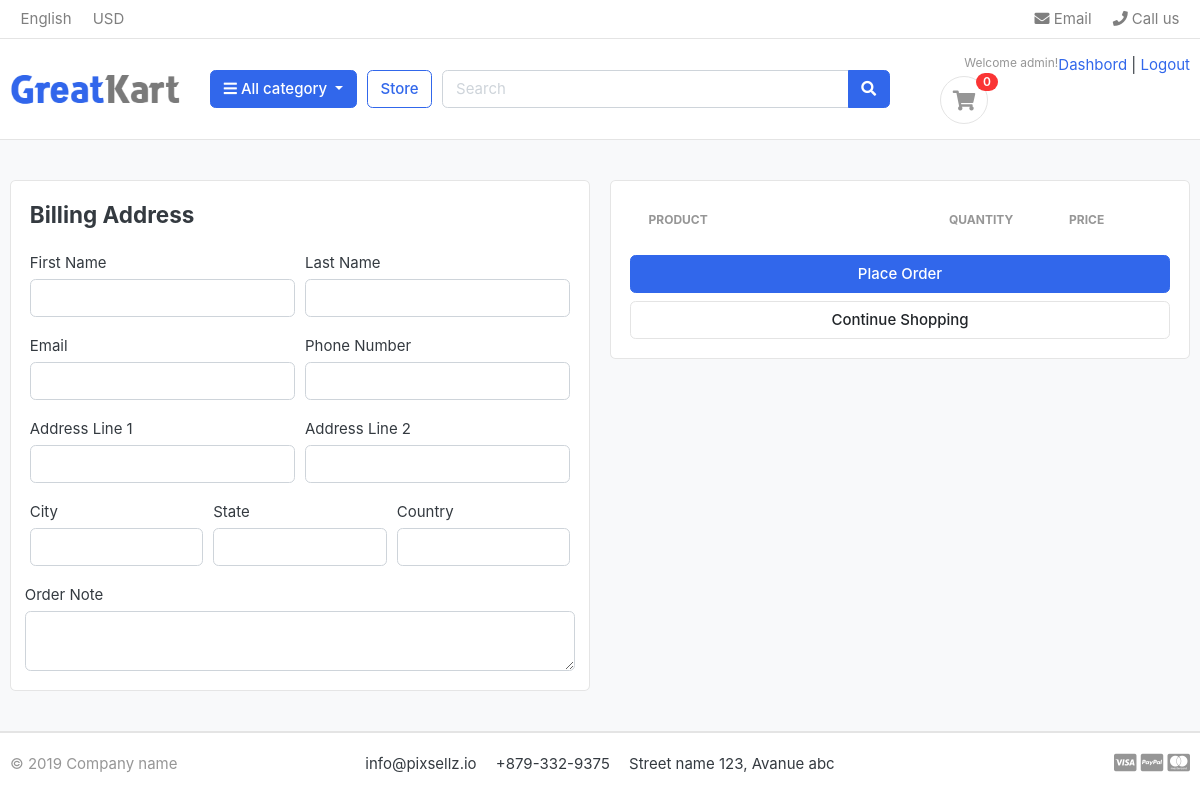
The page /cart/checkout/ (signed in) on the database as committed earlier.
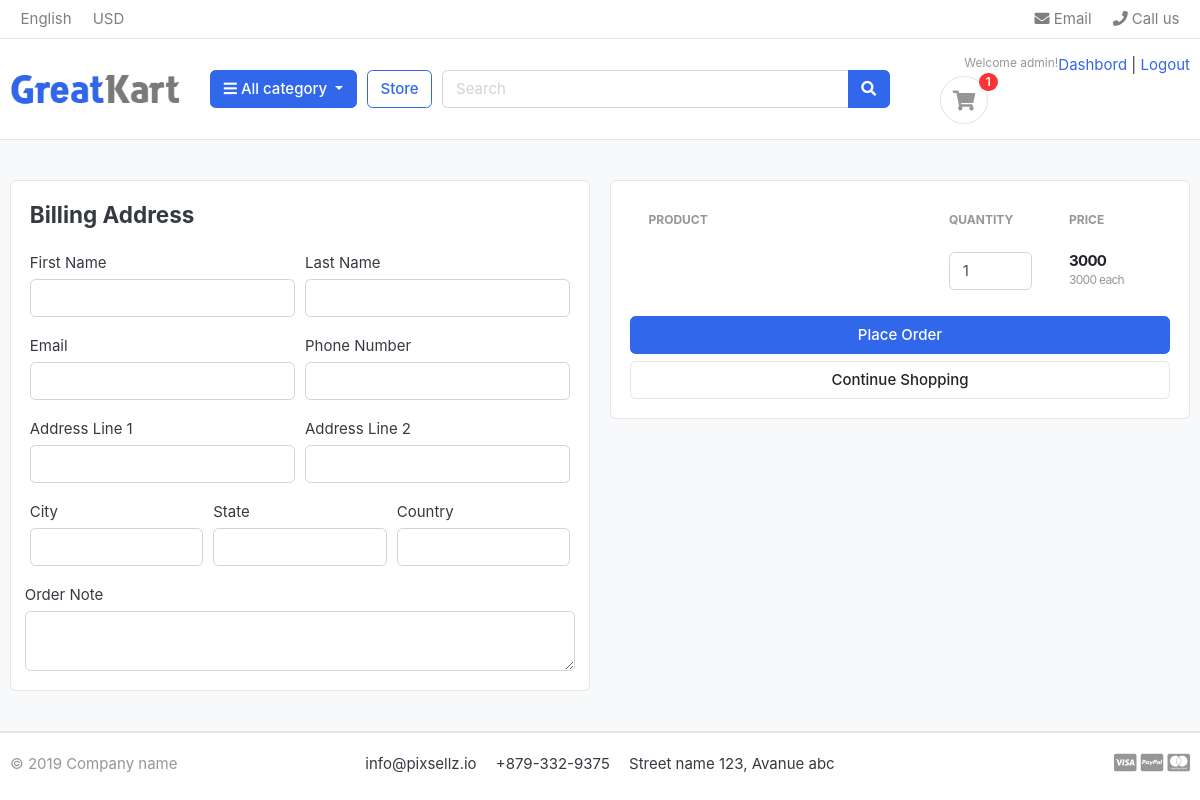
The same page on the database as committed later.
### carts/models.py (models this page shows, shortened)
class CartItem(models.Model):
    user = models.ForeignKey(Account, on_delete=models.CASCADE, null=True)
    product = models.ForeignKey(Product, on_delete=models.CASCADE)
    variations = models.ManyToManyField(Variation, blank= True)
    cart = models.ForeignKey(Cart, on_delete=models.CASCADE, null=True)
    quantity = models.IntegerField()
    is_active = models.BooleanField(default= True)
    def sub_total(self):
        return self.product.price * self.quantity  # this method calculates the subtotal of each product in the cart item.

### store/models.py (models this page shows, shortened)
class Product(models.Model):
    product_name = models.CharField(max_length=200, unique= True)
    slug = models.SlugField(max_length=200, unique=True)
    description = models.TextField(max_length=1000, blank=True)
    price = models.IntegerField()
    images = models.ImageField(upload_to = 'photos/products')
    stock = models.IntegerField()
    is_available = models.BooleanField(default= True)
    category = models.ForeignKey(Category, on_delete=models.CASCADE)
    created_date = models.DateTimeField(auto_now_add=True)
    modified_date = models.DateTimeField(auto_now=True)

### carts/views.py (the view)
# urls.py: path('checkout/', views.checkout, name='checkout'),
@login_required(login_url = 'login')
def checkout(request,  total = 0, quantity = 0, cart_item = None):
    try:
        tax = 0
        grand_total = 0
        if request.user.is_authenticated:
            cart_items = CartItem.objects.filter(user = request.user, is_active=True)
        else:
            cart = Cart.objects.get(cart_id=_cart_id(request))
            cart_items = CartItem.objects.filter(cart=cart, is_active=True)
        for cart_item in cart_items:
            total += (cart_item.product.price * cart_item.quantity)
            quantity += cart_item.quantity
        tax = (2 * total) / 100
        grand_total = total + tax
    except ObjectDoesNotExist:
        pass
    context = {
        'total': total,
        'quantity': quantity,
        'cart_items': cart_items,
        'tax': tax,
        'grand_total': grand_total,
    }
    return render(request, 'store/checkout.html', context)

### carts/context_processors.py (called while the page is built)
def counter(request):
    cart_count = 0
    if 'admin' in request.path:
        return {}
    else:
        try:
            cart = Cart.objects.filter(cart_id=_cart_id(request))
            if request.user.is_authenticated:
                cart_items = CartItem.objects.all().filter(user=request.user)
            else:
                cart_items = CartItem.objects.all().filter(cart = cart[:1])
            for cart_item in cart_items:
                cart_count += cart_item.quantity
        except CartItem.DoesNotExist:
            cart_count = 0
    return dict(cart_count = cart_count)

### carts/views.py (called while the page is built)
def _cart_id(request):
    cart = request.session.session_key
    if not cart:
        cart = request.session.create()
    return cart

### category/context_processors.py (called while the page is built)
def menu_links(request):
    links = Category.objects.all()
    return dict(link = links)

### templates/store/checkout.html (shortened to what the changed rows need)
{% extends 'base.html' %}
{% load static %}
{% block content %}
<section class="section-content padding-y bg">
    <div class="container">
        <div class="row">
            <aside class="col-lg-6">
                <div class="card">
                    <div class="card-body">
                        <table class="table table-borderless table-shopping-cart">
                            <thead class="text-muted">
                                <tr class="small text-uppercase">
                                    <th scope="col">Product</th>
                                    <th scope="col" width="120">Quantity</th>
                                    <th scope="col" width="120">Price</th>
                                </tr>
                            </thead>
                            <tbody>
                                {% for cart_item in cart_items %}
                                <tr>
                                    <td>
                                    </td>
                                    <td>
                                        <input type="number" value="{{ cart_item.quantity }}" class="form-control">
                                    </td>
                                    <td>
                                        <div class="price-wrap">
                                            <var class="price">{{ cart_item.sub_total }}</var>
                                            <small class="text-muted">{{ cart_item.product.price }} each</small>
                                        </div>
                                    </td>
                                </tr>
                                {% endfor %}
                            </tbody>
                        </table>
                    </div>
                </div>
            </aside>
        </div>
    </div>
</section>
{% endblock %}

### templates/includes/navbar.html (shortened to what this page needs)
{%load static%}
<header class="section-header">
    <nav class="navbar p-md-0 navbar-expand-sm navbar-light border-bottom">
    <div class="container">
      <div class="collapse navbar-collapse" id="navbarTop4">
        <ul class="navbar-nav mr-auto">
            <li class="nav-item dropdown">
                 <a href="#" class="nav-link">   English </a>
            </li>
            <li class="nav-item dropdown">
                <a href="#" class="nav-link"> USD </a>
            </li>
        </ul>
        <ul class="navbar-nav">
            <li><a href="#" class="nav-link"> <i class="fa fa-envelope"></i> Email </a></li>
            <li><a href="#" class="nav-link"> <i class="fa fa-phone"></i> Call us </a></li>
        </ul>
      </div>
    </div>
    </nav>
    <section class="header-main border-bottom">
        <div class="container">
    <div class="row align-items-center">
        <div class="col-lg-2 col-md-3 col-6">
            <a href="{% url 'home'%}" class="brand-wrap">
                <img class="logo" src="{%static './images/logo.png'%}">
            </a>
        </div>
        <div class="col-lg col-sm col-md col-6 flex-grow-0">
            <div class="category-wrap dropdown d-inline-block float-right">
                <button type="button" class="btn btn-primary dropdown-toggle" data-toggle="dropdown">
                    <i class="fa fa-bars"></i> All category
                </button>
            </div>
        </div>
        <a href="{% url 'store'%}" class="btn btn-outline-primary">Store</a>
        <div class="col-lg  col-md-6 col-sm-12 col">
            <form action="{% url 'search'%}" class="search" method="GET">
                <div class="input-group w-100">
                    <input type="text" class="form-control" style="width:60%;" placeholder="Search" name="keyword">
                    <div class="input-group-append">
                      <button class="btn btn-primary" type="submit">
                        <i class="fa fa-search"></i>
                      </button>
                    </div>
                </div>
            </form>
        </div>
        <div class="col-lg-3 col-sm-6 col-8 order-2 order-lg-3">
                    <div class="d-flex justify-content-end mb-3 mb-lg-0">
                        {% if user.id is None %}
                        <div class="widget-header">
                            <small class="title text-muted">Welcome guest!</small>
                            <div>
                                <a href="{% url 'login' %}">Sign in</a> <span class="dark-transp"> | </span>
                                <a href="{% url 'register' %}"> Register</a>
                            </div>
                        </div>
                        {% else %}
                            <small class="title text-muted">Welcome {{user.first_name}}!</small>
                            <div>
                                <a href="{% url 'dashboard' %}">Dashbord</a> <span class="dark-transp"> | </span>
                                <a href="{% url 'logout' %}"> Logout </a>
                            </div>
                        </div>
                        {% endif %}
                        <a href="{% url 'cart' %}" class="widget-header pl-3 ml-3">
                            <div class="icon icon-sm rounded-circle border"><i class="fa fa-shopping-cart"></i></div>
                            <span class="badge badge-pill badge-danger notify">{{cart_count}}</span>
                        </a>
                    </div>
                </div>
    </div>
    </section>
    </header>

Rows that differ between the two databases and show on the page:
added CartItem: quantity "1", sub_total "3000", product.price "3000"
Other text that changed with them:
{{ cart_count }}: "0" → "1"
